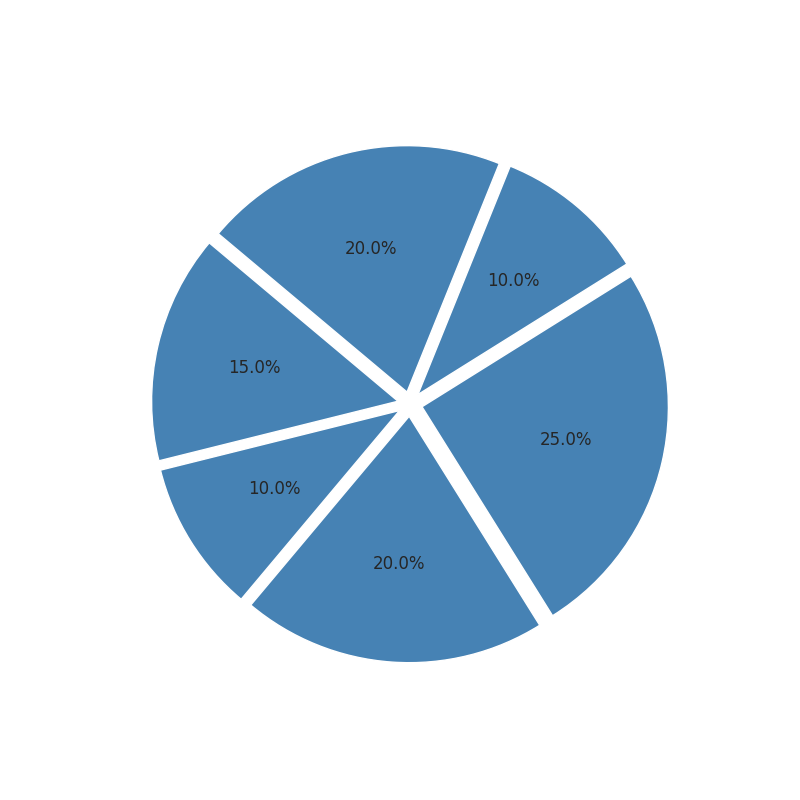

Source code (Python):
import matplotlib.pyplot as plt

energy_distribution = [15, 10, 20, 25, 10, 20]
single_color = '#4682B4'

fig, ax = plt.subplots(figsize=(8, 8))

ax.pie(
    energy_distribution, colors=[single_color]*len(energy_distribution),
    autopct='%1.1f%%', startangle=140, explode=(0.05, 0.05, 0.05, 0.05, 0.05, 0.05)
)

plt.show()
